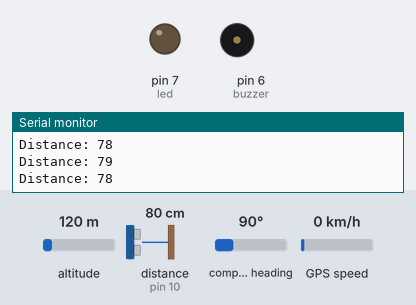
Recording of a sketch running on a simulated Arduino Uno, built with avr-gcc and run on an emulated ATmega328P. Parts: output pins drawn as LEDs (lit = HIGH), buzzer (waves = sounding, pin HIGH), the last lines printed to the serial monitor. Wiring (inferred from the names in the program): ultrasonic range finder: trigger pin 9; echo pin 10. Inputs (shaded band) come from the test bench; at power-on: distance to the obstacle (sensor on pin 10) 80 cm, altitude 120 m, compass heading 90°, GPS speed 0 km/h. The echo pulse lasts 58.3 µs per cm; the GPS gets a fix after 3 s at 37.7749, -122.4194 with 8 satellites; the modem accepts every AT command (registered, SIM ready, sends succeed) and sends nothing else; pins used as bus, display or sensor lines are not drawn.

Above: at 4.2 s.
4.3 s: distance to the obstacle (sensor on pin 10) set to 23 cm
5.8 s: distance to the obstacle (sensor on pin 10) set to 18 cm
At 6.9 s:
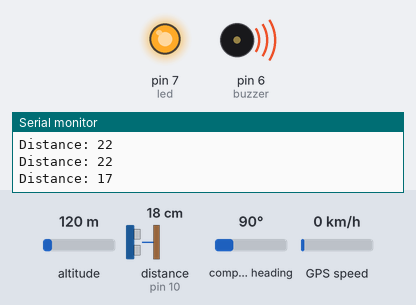
Timing chart, 0 to 8.8 s (numbered marks = the images above; inputs shaded):
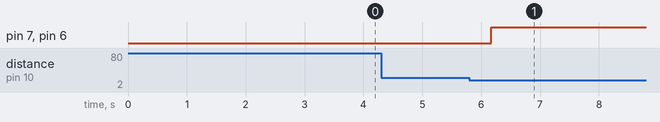

Measured:
- the behaviour switches between 22 and 21 cm on distance to the obstacle (sensor on pin 10) (found by bisection; images 0 and 1)
- after the input at 5.8 s, pin 7 (led), pin 6 (buzzer): LOW → HIGH after 0.37 s

The sketch:

gpsmodule.ino
```cpp
#include <SoftwareSerial.h>
#include <TinyGPSPlus.h>

SoftwareSerial gsm(2, 3);       // D2 = RX, D3 = TX
SoftwareSerial gpsSerial(4, 5); // D4 = RX, D5 = TX

TinyGPSPlus gps;

#define trigPin 9
#define echoPin 10
#define buzzer 6
#define led 7

long duration;
int distance;
bool actionDone = false;

void setup()
{
  pinMode(trigPin, OUTPUT);
  pinMode(echoPin, INPUT);
  pinMode(buzzer, OUTPUT);
  pinMode(led, OUTPUT);

  Serial.begin(9600);
  gsm.begin(9600);
  gpsSerial.begin(9600);

  delay(2000);

  gsm.println("AT");
  delay(1000);
  gsm.println("AT+CMGF=1");   // SMS text mode

  Serial.println("System Ready");
}

void makeCall()
{
  gsm.println("ATD+917489591097;");   // apna number
  delay(1000);
}

void sendLocation(float lat, float lon)
{
  gsm.println("AT+CMGS=\"+917489591097\"");   // same number
  delay(1000);

  gsm.print("Ambulance detected.\nLocation:\n");
  gsm.print("https://maps.google.com/?q=");
  gsm.print(lat, 6);
  gsm.print(",");
  gsm.print(lon, 6);

  gsm.write(26);   // CTRL+Z
  delay(3000);
}

void loop()
{
  while (gpsSerial.available())
  {
    gps.encode(gpsSerial.read());
  }

  digitalWrite(trigPin, LOW);
  delayMicroseconds(2);
  digitalWrite(trigPin, HIGH);
  delayMicroseconds(10);
  digitalWrite(trigPin, LOW);

  duration = pulseIn(echoPin, HIGH, 30000);
  if (duration == 0) return;

  distance = duration * 0.034 / 2;

  Serial.print("Distance: ");
  Serial.println(distance);

  if (distance <= 20)
  {
    digitalWrite(buzzer, HIGH);
    digitalWrite(led, HIGH);

    if (!actionDone)
    {
      makeCall();   // CALL

      if (gps.location.isValid())
      {
        sendLocation(gps.location.lat(),
                     gps.location.lng());
      }

      actionDone = true;
    }
  }
  else
  {
    digitalWrite(buzzer, LOW);
    digitalWrite(led, LOW);
    actionDone = false;
  }

  delay(500);
}
```
